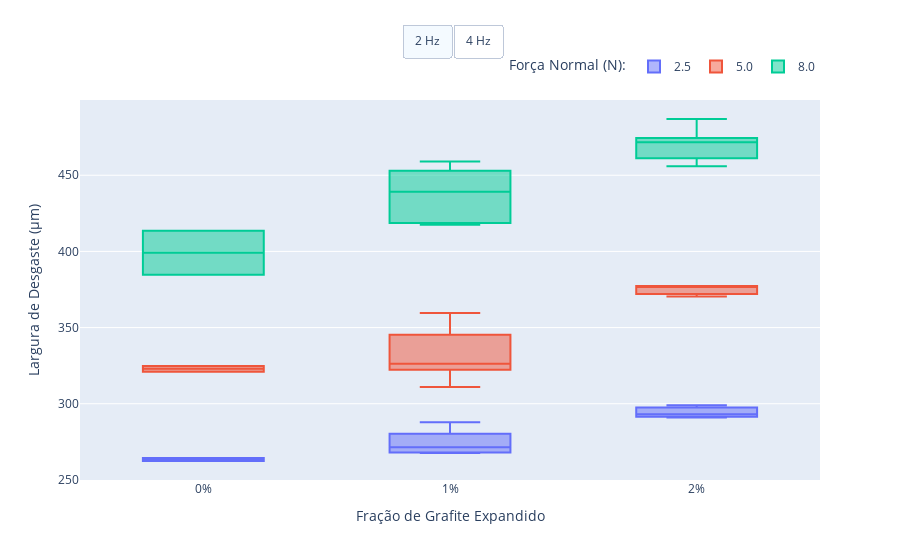

Notebook source saved alongside this figure:
### Code cell
fig = go.Figure()

f2 = px.box(df[df['Frequência']==2],
             y='Largura Média',
             x = 'EG',
             color = 'Força Normal',
            )

f4 = px.box(df[df['Frequência']==4],
             y='Largura Média',
             x = 'EG',
             color = 'Força Normal',
            )

for data in f2.data:
    data.visible = True
    fig.add_trace(data)
for data in f4.data:
    data.visible = False
    fig.add_trace(data)

fig.update_layout(xaxis_title = 'Fração de Grafite Expandido',
                  yaxis_title = 'Largura de Desgaste (µm)',
                  xaxis_ticksuffix = '%',
                  yaxis_tickmode = 'linear',
                  yaxis_dtick = 50,
                  yaxis_tick0 = 200,
                  legend = dict(orientation = 'h',
                                y = 1.05,
                                x = 1.0,
                                xanchor= 'right',
                                yanchor= 'bottom',
                                title = dict(text = 'Força Normal (N):')
                               )
                 )

updatemenus=[
       dict(
            type="buttons",
            direction="right",
            active=0,
            x=0.57,
            y=1.2,
            buttons=list([
                dict(label='2 Hz',
                     method="update",
                     args=[{"visible": [True]*3+[False]*3},
                           ]),
                dict(label='4 Hz',
                     method="update",
                     args=[{"visible": [False]*3+[True]*3},
                           ]),

            ]),
        )
    ]
fig.update_layout(updatemenus=updatemenus)

### Figure 1 — Plotly figure (JSON) as saved in the notebook; plotly's stock layout.template omitted (floating-point values rounded to 4 significant figures)
{"data": [{"alignmentgroup": "True", "hovertemplate": "Força Normal=2.5<br>EG=%{x}<br>Largura Média=%{y}<extra></extra>", "legendgroup": "2.5", "marker": {"color": "#636efa"}, "name": "2.5", "notched": false, "offsetgroup": "2.5", "orientation": "v", "showlegend": true, "type": "box", "visible": true, "x": [0, 0, 1, 1, 1, 1, 1, 1, 2, 2, 2], "x0": " ", "xaxis": "x", "y": [264.3, 262.4, 267.6, 274.0, 280.2, 287.9, 268.8, 268.0, 299.0, 293.0, 291.0], "y0": " ", "yaxis": "y"}, {"alignmentgroup": "True", "hovertemplate": "Força Normal=5.0<br>EG=%{x}<br>Largura Média=%{y}<extra></extra>", "legendgroup": "5.0", "marker": {"color": "#EF553B"}, "name": "5.0", "notched": false, "offsetgroup": "5.0", "orientation": "v", "showlegend": true, "type": "box", "visible": true, "x": [0, 0, 1, 1, 1, 1, 1, 2, 2, 2], "x0": " ", "xaxis": "x", "y": [324.8, 321, 326.2, 311.0, 326.2, 359.5, 340.5, 377.4, 370.4, 377.1], "y0": " ", "yaxis": "y"}, {"alignmentgroup": "True", "hovertemplate": "Força Normal=8.0<br>EG=%{x}<br>Largura Média=%{y}<extra></extra>", "legendgroup": "8.0", "marker": {"color": "#00cc96"}, "name": "8.0", "notched": false, "offsetgroup": "8.0", "orientation": "v", "showlegend": true, "type": "box", "visible": true, "x": [0, 0, 1, 1, 1, 1, 1, 1, 2, 2, 2, 2, 2, 2], "x0": " ", "xaxis": "x", "y": [413.5, 384.7, 452.9, 445.3, 459.1, 433.1, 418.7, 417.4, 474.5, 456.0, 486.9, 470.5, 461.1, 472.8], "y0": " ", "yaxis": "y"}, {"alignmentgroup": "True", "hovertemplate": "Força Normal=2.5<br>EG=%{x}<br>Largura Média=%{y}<extra></extra>", "legendgroup": "2.5", "marker": {"color": "#636efa"}, "name": "2.5", "notched": false, "offsetgroup": "2.5", "orientation": "v", "showlegend": true, "type": "box", "visible": false, "x": [0, 0, 1, 1, 2, 2, 2], "x0": " ", "xaxis": "x", "y": [255.1, 241.3, 260.8, 255.7, 279.0, 274.9, 293.8], "y0": " ", "yaxis": "y"}, {"alignmentgroup": "True", "hovertemplate": "Força Normal=5.0<br>EG=%{x}<br>Largura Média=%{y}<extra></extra>", "legendgroup": "5.0", "marker": {"color": "#EF553B"}, "name": "5.0", "notched": false, "offsetgroup": "5.0", "orientation": "v", "showlegend": true, "type": "box", "visible": false, "x": [0, 0, 1, 1, 1, 1, 2, 2, 2], "x0": " ", "xaxis": "x", "y": [329.2, 339.4, 316.0, 345.3, 341.4, 358.4, 372.9, 361.1, 366.1], "y0": " ", "yaxis": "y"}, {"alignmentgroup": "True", "hovertemplate": "Força Normal=8.0<br>EG=%{x}<br>Largura Média=%{y}<extra></extra>", "legendgroup": "8.0", "marker": {"color": "#00cc96"}, "name": "8.0", "notched": false, "offsetgroup": "8.0", "orientation": "v", "showlegend": true, "type": "box", "visible": false, "x": [0, 0, 1, 1, 1, 1, 1, 1, 2, 2, 2, 2, 2, 2], "x0": " ", "xaxis": "x", "y": [389.6, 408, 396.2, 424.1, 416.4, 445.3, 428.8, 447.5, 489.7, 463.8, 471.3, 455.2, 445.2, 459.0], "y0": " ", "yaxis": "y"}], "layout": {"legend": {"orientation": "h", "title": {"text": "Força Normal (N):"}, "x": 1, "xanchor": "right", "y": 1.05, "yanchor": "bottom"}, "updatemenus": [{"active": 0, "buttons": [{"args": [{"visible": [true, true, true, false, false, false]}], "label": "2 Hz", "method": "update"}, {"args": [{"visible": [false, false, false, true, true, true]}], "label": "4 Hz", "method": "update"}], "direction": "right", "type": "buttons", "x": 0.57, "y": 1.2}], "xaxis": {"ticksuffix": "%", "title": {"text": "Fração de Grafite Expandido"}}, "yaxis": {"dtick": 50, "tick0": 200, "tickmode": "linear", "title": {"text": "Largura de Desgaste (µm)"}}}}
